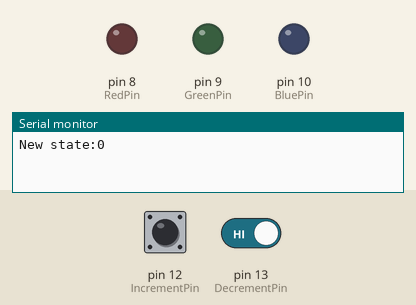
Recording of a sketch running on a simulated Arduino Uno, built with avr-gcc and run on an emulated ATmega328P. Shown: output pins drawn as LEDs (lit = HIGH), the last lines printed to the serial monitor. The test bench sets the inputs (shaded band); at power-on: pin 12 (IncrementPin) HIGH, pin 13 (DecrementPin) HIGH.

Above: at 1.2 s.
1.3 s: pin 12 (IncrementPin) driven LOW
At 2.5 s:
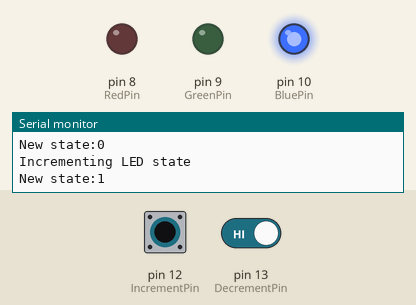
2.8 s: pin 13 (DecrementPin) driven LOW
At 3.8 s:
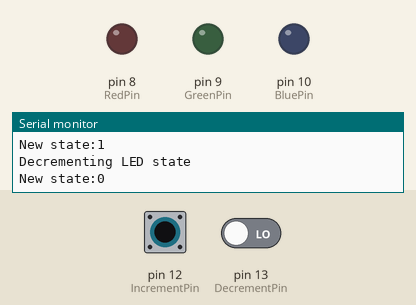
4.3 s: pin 12 (IncrementPin) pulsed HIGH 5 times (0.12 s each, 0.3 s apart)
At 6.8 s:
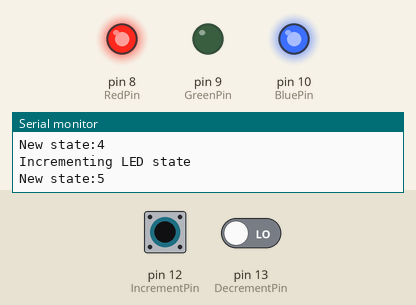
7.3 s: pin 12 (IncrementPin) pulsed HIGH 2 times (0.12 s each, 0.3 s apart)
At 8.8 s:
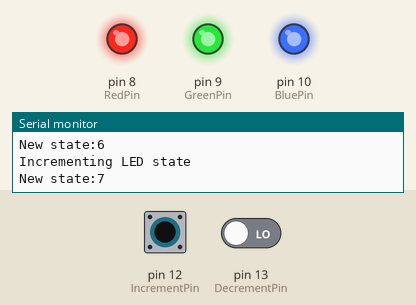
Timing chart, 0 to 10.3 s (numbered marks = the images above; inputs shaded):
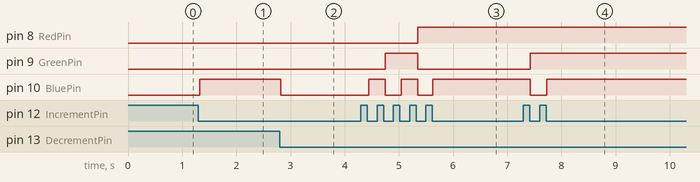

The sketch:

buttons_control_led.ino
```cpp
#include <Arduino_FreeRTOS.h>
#include <semphr.h>

// define pins as constants for easier changes to pinout
#define DecrementPin 13
#define IncrementPin 12
#define RedPin 8
#define GreenPin 9
#define BluePin 10

// delay between button polling in ms
#define ButtonPollingDelay 30


SemaphoreHandle_t mutex;
// LED state as an int
int led_state = 0;

void setup() {
  // init pins & Serial
  Serial.begin(9600);
  pinMode(DecrementPin, INPUT);
  pinMode(IncrementPin, INPUT);
  pinMode(RedPin, OUTPUT);
  pinMode(BluePin, OUTPUT);
  pinMode(GreenPin, OUTPUT);
  set_LED_state(led_state);
  // mutex semaphore
  mutex = xSemaphoreCreateMutex();
  if(mutex == NULL) {
    Serial.println("Mutex can not be created");
  }
  // init button controlers
  xTaskCreate(taskDecrement, "taskDecrement", 128, NULL, 1, NULL);
  xTaskCreate(taskIncrement, "taskIncrement", 128, NULL, 1, NULL);

}

// on every button press, decrease led_state by 1. Do nothing on button hold / release
void taskDecrement(void *pvParameters) {
  // use last_pin_state to avoid long button presses from trigering decrement twice
  int last_pin_state = 1;
  int current_pin_state = 1;
  while(1) {
    current_pin_state = digitalRead(DecrementPin);
    if(current_pin_state == 0 && last_pin_state == 1) {
      last_pin_state = 0;
      xSemaphoreTake(mutex, portMAX_DELAY);
      Serial.println("Decrementing LED state");
      led_state = (led_state - 1 +8) % 8; // +8 to use mod properly
      set_LED_state(led_state);
      xSemaphoreGive(mutex);
    }
    else if (current_pin_state == 1) { // state 0 -> 0 can be safely ignored (do nothing)
      last_pin_state = 1;
    }
    vTaskDelay(pdMS_TO_TICKS(ButtonPollingDelay));
  }
}

// on every button press, increase led_state by 1. Do nothing on button hold / release
void taskIncrement(void *pvParameters) {
  // use last_pin_state to avoid long button presses from trigering decrement twice
  int last_pin_state = 1;
  int current_pin_state = 1;
  while(1) {
    current_pin_state = digitalRead(IncrementPin);
    if(current_pin_state == 0 && last_pin_state == 1) {
      last_pin_state = 0;
      xSemaphoreTake(mutex, portMAX_DELAY);
      Serial.println("Incrementing LED state");
      led_state = (led_state + 1 +8) % 8; // +8 to use mod properly
      set_LED_state(led_state);
      xSemaphoreGive(mutex);
    }
    else if (current_pin_state == 1) { // state 0 -> 0 can be safely ignored (do nothing)
      last_pin_state = 1;
    }
    vTaskDelay(pdMS_TO_TICKS(ButtonPollingDelay));
  }
}

void set_LED_state(int state){
  Serial.print("New state:");
  Serial.println(state);
  digitalWrite(BluePin, state%2);
  state = state / 2;
  digitalWrite(GreenPin, state%2);
  state = state / 2;
  digitalWrite(RedPin, state%2); // mod should be redundant here but written for consistency
}

void loop() {

}
```

Measured:
- after the input at 1.3 s, pin 10 (BluePin): LOW → HIGH at once
- after the input at 2.8 s, pin 10 (BluePin): HIGH → LOW at once
- after the input at 4.3 s, pin 8 (RedPin): LOW → HIGH after 1.0 s; pin 9 (GreenPin): LOW → HIGH after 0.45 s, → LOW 0.60 s later; pin 10 (BluePin): alternates HIGH for 0.30 s and LOW for 0.29 s, 5 changes in all, then stays HIGH, starting after 0.15 s
- after the input at 7.3 s, pin 9 (GreenPin): LOW → HIGH after 0.13 s; pin 10 (BluePin): HIGH → LOW after 0.13 s, → HIGH 0.30 s later
